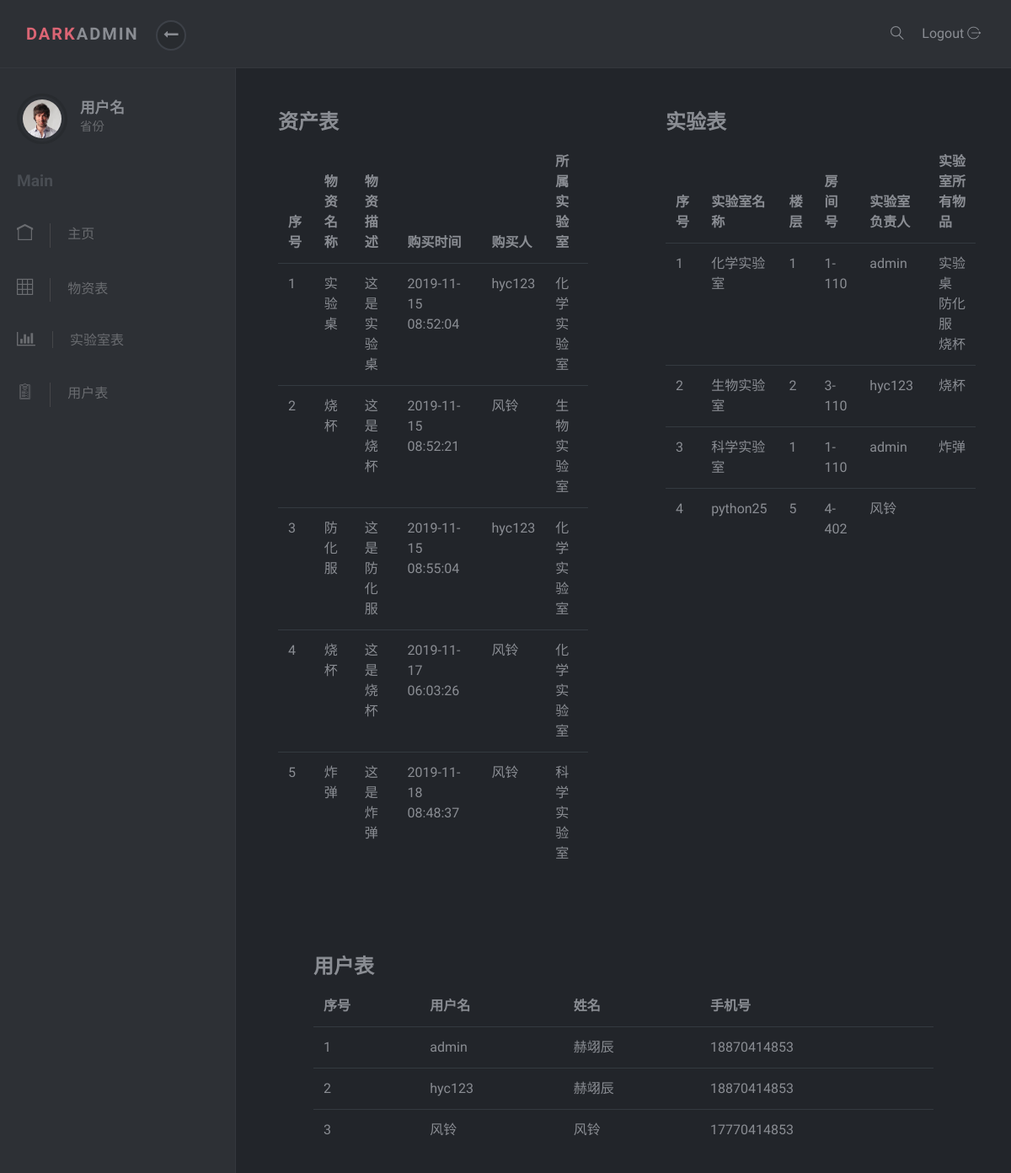
The app's page /index/ with its own data.
### djangoapp1/models.py (models this page shows, shortened)
class Balance (models.Model):
    bname = models.CharField(max_length=20,verbose_name='物资名称')
    btext = models.CharField(max_length=50,verbose_name='物资描述')
    btime  = models.DateTimeField(auto_now_add=True,verbose_name='购买时间')
    buser = models.ForeignKey('User',verbose_name='购买人',related_name='balance')
    laboratory = models.ForeignKey('laboratory', related_name='Balance',default=1)

class User(models.Model):
    user_name = models.CharField(max_length=20,verbose_name='用户名',unique=True)
    passwd = models.CharField(max_length=20,verbose_name='密码')
    uname  = models.CharField(max_length=6,verbose_name='姓名',)
    phone = models.CharField(max_length=11,verbose_name='手机号',default=0)
    def __str__(self):
        return self.user_name

class laboratory(models.Model):
    lname = models.CharField(max_length=20,verbose_name='实验室名称')
    floor = models.IntegerField(verbose_name='楼层')
    room_num = models.CharField(max_length=20,verbose_name='房间号')
    user = models.ForeignKey('User',verbose_name='负责人')
    def __str__(self):
        return  self.lname

### djangoapp1/views.py (the view)
# urls.py: url(r"^index/$", views.index, name='index'),
def index(request):
    laboratory_obj = models.laboratory.objects.all()
    user_obj = models.User.objects.all()
    balance_obj = models.Balance.objects.all()
    content={
        'laboratory_obj':laboratory_obj,
        'user_obj':user_obj,
        'balance_obj':balance_obj
    }
    return  render(request, 'index.html', content)

### templates/index.html
{% extends 'base.html' %}
{% block content %}
    <div style="width: 40%;float: left;margin-left: 50px ;margin-top: 50px">
        <marquee id="affiche" align="left" behavior="scroll" bgcolor="" direction="left"><h3>资产表</h3></marquee>
        <table class="table table-hover">
            <thead>
            <tr>
                <th>序号</th>
                <th>物资名称</th>
                <th>物资描述</th>
                <th>购买时间</th>
                <th>购买人</th>
                <th>所属实验室</th>
            </tr>
            </thead>
            <tbody>
            {% for foo in balance_obj %}
                <tr>
                <td>{{ forloop.counter }}</td>
                    <td>{{ foo.bname }}</td>
                    <td>{{ foo.btext }}</td>
                    <td>{{ foo.btime }}</td>
                    <td>{{ foo.buser }}</td>
                    <td>{{ foo.laboratory }}</td>
                </tr>
            {% endfor %}
            </tbody>
        </table>
    </div >
    <div style="width: 40%;float: left;margin-left: 10%;margin-top: 50px">
             <marquee id="affiche" align="left" behavior="scroll" bgcolor="" direction="left"><h3>实验表</h3></marquee>
        <table class="table table-hover">
            <thead>
            <tr>
                <th>序号</th>
                <th>实验室名称</th>
                <th>楼层</th>
                <th>房间号</th>
                <th>实验室负责人</th>
                <th>实验室所有物品</th>
            </tr>
            </thead>
            <tbody>
            {% for foo in laboratory_obj %}
                <tr>
                <td>{{ forloop.counter }}</td>
                    <td>{{ foo.lname }}</td>
                    <td>{{ foo.floor }}</td>
                    <td>{{ foo.room_num }}</td>
                    <td>{{ foo.user }}</td>
                    <td>{% for foo in foo.Balance.all %}
                        {{ foo.bname }}
                    {% endfor %}
                    </td>
                </tr>
            {% endfor %}
            </tbody>
        </table>
    </div>
    <div style="clear: both;margin: auto auto;width: 80%">
    <br>
    <br>
    <br>
    <br>
              <marquee id="affiche" align="left" behavior="scroll" bgcolor=""  direction="left"><h3>用户表</h3></marquee>
        <table class="table table-hover">
            <thead>
            <tr>
                <th>序号</th>
                <th>用户名</th>
                <th>姓名</th>
                <th>手机号</th>
            </tr>
            </thead>
            <tbody>
            {% for foo in user_obj %}
                <tr>
                <td>{{ forloop.counter }}</td>
                    <td>{{ foo.user_name }}</td>
                    <td>{{ foo.uname }}</td>
                    <td>{{ foo.phone }}</td>
                </tr>
            {% endfor %}
            </tbody>
        </table>
    </div>
{% endblock %}

### templates/base.html (shortened to what this page needs)
{% load static %}
<!DOCTYPE html>
<html>
<head>
    <link rel="stylesheet" href="{% static 'vendor/bootstrap/css/bootstrap.min.css' %}">
    <link rel="stylesheet" href="{% static  'vendor/font-awesome/css/font-awesome.min.css' %}">
    <link rel="stylesheet" href="{% static 'css/font.css' %}">
    <link rel="stylesheet" href="{% static 'css/style.default.css' %}" id="theme-stylesheet">
    <link rel="stylesheet" href="{% static 'css/custom.css' %}">
</head>
<body>
<header class="header">
    <nav class="navbar navbar-expand-lg">
        <div class="container-fluid d-flex align-items-center justify-content-between">
            <div class="navbar-header">
                <a href="Balance.html" class="navbar-brand">
                <div class="brand-text brand-big visible text-uppercase"><strong
                        class="text-primary">Dark</strong><strong>Admin</strong></div>
            </a>
                <button class="sidebar-toggle"><i class="fa fa-long-arrow-left"></i></button>
            </div>
            <div class="right-menu list-inline no-margin-bottom">
                <div class="list-inline-item"><a href="#" class="search-open nav-link"><i
                        class="icon-magnifying-glass-browser"></i></a></div>
                <div class="list-inline-item logout"><a id="logout" href="login.html" class="nav-link"> <span
                        class="d-none d-sm-inline">Logout </span><i class="icon-logout"></i></a></div>
            </div>
        </div>
    </nav>
</header>
<div class="d-flex align-items-stretch">
    <nav id="sidebar">
        <div class="sidebar-header d-flex align-items-center">
            <div class="avatar"><img src="{% static 'img/avatar-6.jpg' %}" alt="..." class="img-fluid rounded-circle">
            </div>
            <div class="title">
                <h1 class="h5">用户名</h1>
                <p>省份</p>
            </div>
        </div>
        <span class="heading">Main</span>
        <ul class="list-unstyled">
            <li><a href="{% url 'index' %}"> <i class="icon-home"></i>主页 </a></li>
            <li><a href="{% url 'balance' %}"> <i class="icon-grid"></i>物资表 </a></li>
            <li><a href="{% url 'laboratory' %}"> <i class="fa fa-bar-chart"></i>实验室表</a></li>
            <li><a href="{% url 'user' %}"> <i class="icon-padnote"></i>用户表</a></li>
        </ul>
    </nav>
    <div class="page-content">
        {% block content %}
        {% endblock %}
    </div>
</body>
</html>

### static/css/style.default.css (style rules this page uses)
body { position: relative; }
a { -webkit-transition: all 0.3s; transition: all 0.3s; display: inline-block; }
.text-uppercase { letter-spacing: 0.1em; }
p { line-height: 1.7; }
button { cursor: pointer; }
i, span, strong { display: inline-block; }
.no-margin-bottom { margin-bottom: 0 !important; }
.page-content { position: relative; background: #22252a; min-height: 100vh; width: calc(100% - 280px); padding: 0; padding-bottom: 70px; }
i[class*='icon-'] { -webkit-transform: translateY(2px); transform: translateY(2px); }
nav.navbar { background: #2d3035; color: #8a8d93; padding-top: 20px; padding-bottom: 20px; border-bottom: 1px solid #34373d; z-index: 10; }
nav.navbar .sidebar-toggle { width: 36px; height: 36px; line-height: 29px; text-align: center; border-radius: 50%; background: #282b2f; color: #8a8d93; font-size: 1.1rem; border: 2px solid #3d4148; outline: none; }
nav.navbar a { color: inherit; }
nav.navbar .brand-text { display: none; font-weight: 700; }
nav.navbar .brand-text.visible { display: block; }
nav.navbar a.nav-link { padding: .5rem .3rem; position: relative; }
nav#sidebar { width: 280px; background: #2d3035; color: #6a6c70; border-right: 1px solid #34373d; }
nav#sidebar a { color: inherit; text-decoration: none; position: relative; }
nav#sidebar a i { font-size: 1.2em; margin-right: 10px; -webkit-transition: none; transition: none; }
nav#sidebar .sidebar-header { padding: 30px 20px; }
nav#sidebar .sidebar-header h1, nav#sidebar .sidebar-header p { margin-bottom: 0; }
nav#sidebar .sidebar-header h1 { color: #8a8d93; }
nav#sidebar .sidebar-header p { font-size: 0.9rem; }
nav#sidebar span.heading { font-weight: 700; margin-left: 20px; color: #494d53; font-size: 1.2rem; margin-bottom: 15px; }
nav#sidebar .avatar { width: 60px; height: 60px; border-radius: 50%; overflow: hidden; margin-right: 15px; background: none; padding: 4px; border: 3px solid #282b2f; }
nav#sidebar ul { max-height: none; }
nav#sidebar li { position: relative; }
nav#sidebar li a { padding: 18px 20px; display: block; font-weight: 400; }
nav#sidebar li a i { margin-right: 20px; -webkit-transition: all 0.3s; transition: all 0.3s; padding-right: 20px; border-right: 1px solid #454649; }
nav#sidebar li::before { content: ''; width: 2px; height: 100%; background: none; display: block; position: absolute; top: 0; left: 0; z-index: 99; }
button, input[type='submit'] { cursor: pointer; font-family: inherit; font-weight: 300 !important; }
.table { margin-bottom: 0; }
.table td, .table th { border-color: #343a40; }
.table thead th { border: none; }
.navbar { padding: 0.5rem 1rem; }
.navbar-brand { display: inline-block; padding-top: 0.3125rem; padding-bottom: 0.3125rem; margin-right: 1rem; font-size: 1.25rem; }
body { font-family: "Muli", sans-serif; font-size: 1rem; font-weight: 400; line-height: 1.5; color: #8a8d93; background-color: #fff; }
a { color: #DB6574; text-decoration: none; }
h1, h2, h3, h4, h5, h6, .h1, .h2, .h3, .h4, .h5, .h6 { margin-bottom: 0.5rem; font-family: inherit; font-weight: 700; line-height: 1.2; color: inherit; }
h1, .h1 { font-size: 2.5rem; }
h3, .h3 { font-size: 1.5rem; }
h5, .h5 { font-size: 1.1rem; }
.text-primary { color: #DB6574 !important; }
.nav-link { padding: 0.5rem 1rem; }

### records on screen
Balance: bname "实验桌", btext "这是实验桌", btime "2019-11-15 08:52:04", buser "hyc123", laboratory "化学实验室"
Balance: bname "烧杯", btext "这是烧杯", btime "2019-11-15 08:52:21", buser "风铃", laboratory "生物实验室"
Balance: bname "防化服", btext "这是防化服", btime "2019-11-15 08:55:04", buser "hyc123", laboratory "化学实验室"
Balance: bname "烧杯", btext "这是烧杯", btime "2019-11-17 06:03:26", buser "风铃", laboratory "化学实验室"
Balance: bname "炸弹", btext "这是炸弹", btime "2019-11-18 08:48:37", buser "风铃", laboratory "科学实验室"
laboratory: lname "化学实验室", floor "1", room_num "1-110", user "admin"
laboratory: lname "生物实验室", floor "2", room_num "3-110", user "hyc123"
laboratory: lname "科学实验室", floor "1", room_num "1-110", user "admin"
laboratory: lname "python25", floor "5", room_num "4-402", user "风铃"
User: user_name "admin", uname "赫翊辰", phone "18870414853"
User: user_name "hyc123", uname "赫翊辰", phone "18870414853"
User: user_name "风铃", uname "风铃", phone "17770414853"
